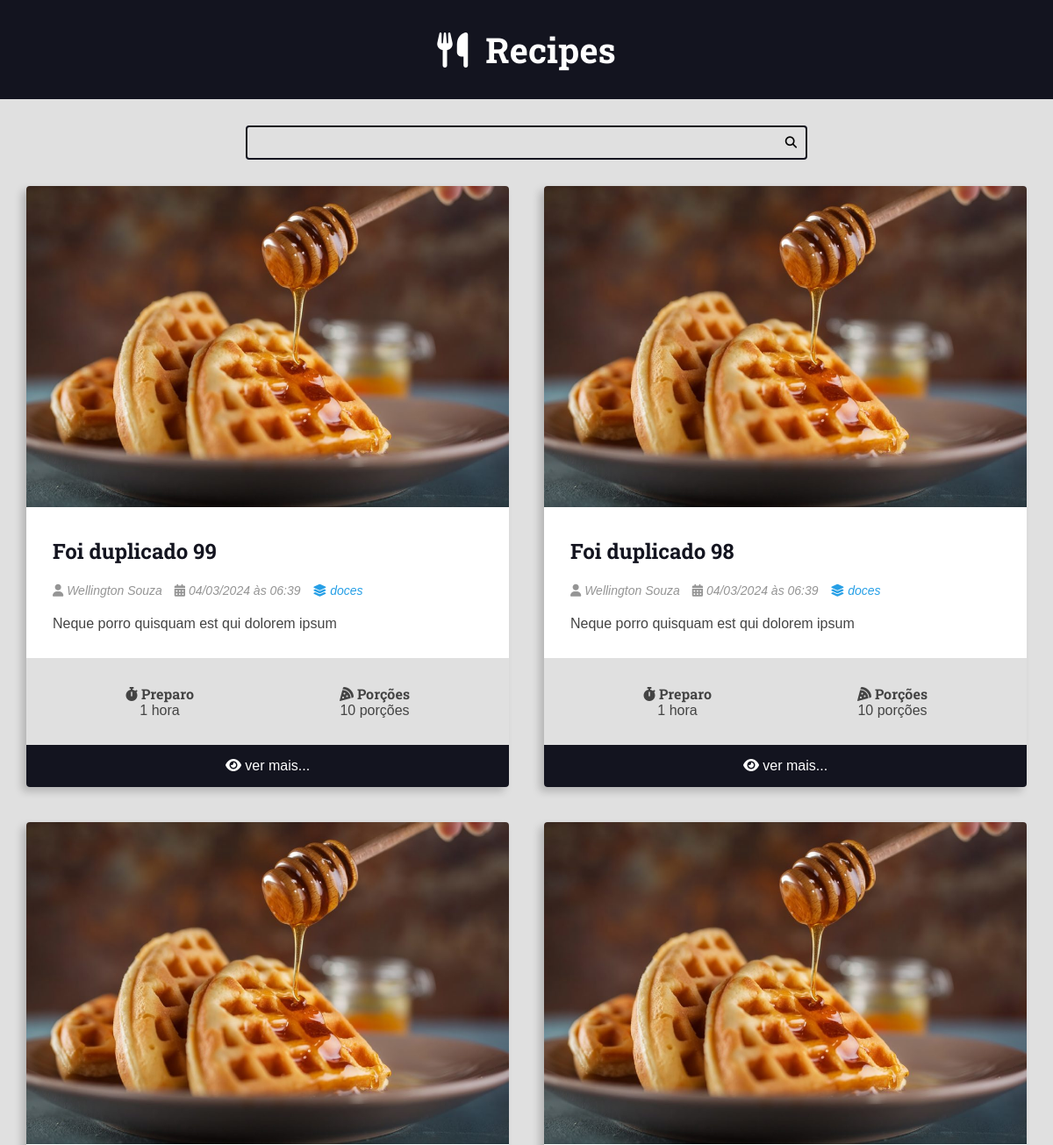
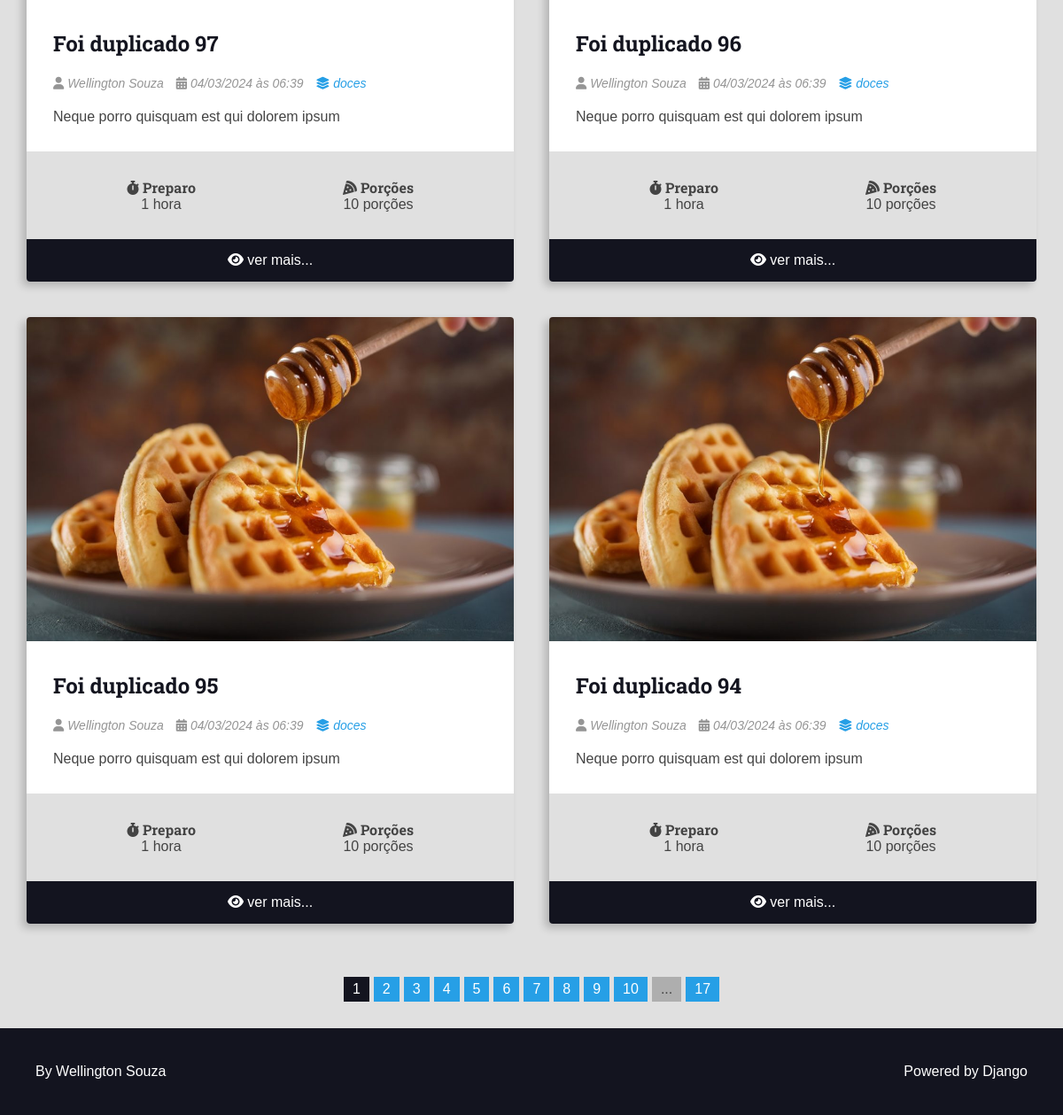
/receita/categoria/2/, run on the app's committed database (2 pictures, top to bottom).
### receitas/models.py (models this page shows, shortened)
class Receita(models.Model):
    titulo = models.CharField(max_length=65)
    descricao = models.TextField(max_length=165)
    slug = models.SlugField(unique=True, max_length=65)
    tempo_preparo = models.IntegerField()
    tempo_preparo_unidade = models.CharField(max_length=65)
    qtd_porcoes = models.IntegerField()
    qtd_porcoes_unidade = models.CharField(max_length=65)
    modo_preparo = models.TextField()
    modo_preparo_e_html = models.BooleanField(default=False)
    criado_em = models.DateTimeField(auto_now_add=True)
    atualizado_em = models.DateTimeField(auto_now=True)
    publicada = models.BooleanField(default=False)
    imagem_cover = models.ImageField(upload_to='receitas/covers/%Y/%m/%d/', blank=True, default='')
    categoria = models.ForeignKey(Categoria, on_delete=models.SET_NULL, null=True, blank=True, default=None)
    autor = models.ForeignKey(User, on_delete=models.CASCADE)

class Categoria(models.Model):
    nome = models.CharField(max_length=100)
    criado_em = models.DateTimeField(auto_now_add=True)
    atualizado_em = models.DateTimeField(auto_now=True)

### receitas/views.py (the view)
# urls.py: path('receita/categoria/<int:categoria_id>/', views.categoria, name='categoria'),
def categoria(request, categoria_id):
    receitas = Receita.objects.filter(publicada=True, categoria__id=categoria_id).order_by('-id')
    pagina, escala_paginacao = fazer_paginacao(request, receitas, QTD_POR_PAGINA, NUMERO_PAGINACAO)
    if not pagina:
        return render(request, 'receitas/pages/404.html', context={
            'titulo': f'Categoria - Não encontrada.',
        }, status=404)
    categoria_nome = getattr(getattr(receitas.first(), 'categoria', None), 'nome', '404 - Sem Categoria')
    return render(request, 'receitas/pages/categoria.html', context={
        'receitas': pagina,
        'titulo': f'Categoria - {categoria_nome}',
        'escala_paginacao': escala_paginacao,
    }, status=200)

### utils/paginacao.py (called while the page is built)
def fazer_paginacao(request, queryset, qtd_por_pagina=12, numero_paginas=10):
    try:
        pagina_atual = int(request.GET.get('page', 1))
    except ValueError:
        pagina_atual = 1
    paginador = Paginator(queryset, qtd_por_pagina)
    pagina = paginador.get_page(pagina_atual)
    escala_paginacao = fazer_escala_paginacao(paginador.page_range, numero_paginas, pagina_atual)
    return pagina, escala_paginacao

### receitas/templates/receitas/pages/categoria.html (shortened to what this page needs)
{% extends "receitas/base.html" %}
{% block conteudo %}
  <div class="main-content main-content-list container">
    {% for receita in receitas %}
      {% include "receitas/partials/receita.html" %}
    {% endfor %}
  </div>
{% endblock conteudo %}

### receitas/templates/receitas/partials/receita.html (shortened to what this page needs)
<div class="recipe recipe-list-item">
  {% if receita.imagem_cover %}
    <div class="recipe-cover">
      <a href="{% url 'receitas:receita' receita.id %}">
        <img src="{{receita.imagem_cover.url}}" alt="Temporário">
      </a>
    </div>
  {% endif %}
  <div class="recipe-title-container">
    <a href="{% url 'receitas:receita' receita.id %}">
      <h2 class="recipe-title">{{receita.titulo}}</h2>
    </a>
  </div>
  <div class="recipe-author">
    <span class="recipe-author-item">
      <i class="fas fa-user"></i>
      {% if receita.autor.first_name %}
        {{receita.autor.first_name}} {{receita.autor.last_name}}
      {% else %}
        {{receita.autor.username}}
      {% endif %}
    </span>
    <span class="recipe-author-item">
      <i class="fas fa-calendar-alt"></i>
      {{receita.criado_em|date:'d/m/Y'}} às {{receita.criado_em|date:'H:i'}}
    </span>
    {% if receita.categoria is not None %}
      <span class="recipe-author-item">
        <a href="{% url 'receitas:categoria' receita.categoria.id %}">
          <i class="fas fa-layer-group"></i>
          <span>{{receita.categoria.nome}}</span>
        </a>
      </span>
    {% endif %}
  </div>
  <div class="recipe-content">
    {{receita.descricao}}
  </div>
  <div class="recipe-meta-container">
    <div class="recipe-meta recipe-preparation">
      <h3 class="recipe-meta-title"><i class="fas fa-stopwatch"></i> Preparo</h3>
      <div class="recipe-meta-text">
        {{receita.tempo_preparo}} {{receita.tempo_preparo_unidade}}
      </div>
    </div>
    <div class="recipe-meta recipe-servings">
      <h3 class="recipe-meta-title"><i class="fas fa-pizza-slice"></i> Porções</h3>
      <div class="recipe-meta-text">
        {{receita.qtd_porcoes}} {{receita.qtd_porcoes_unidade}}
      </div>
    </div>
  </div>
  {% if tag_detalhe is not True %}
    <footer class="recipe-footer">
      <a class="recipe-read-more button button-dark button-full-width" href="{% url 'receitas:receita' receita.id %}">
        <i class="fas fa-eye"></i>
        <span>ver mais...</span>
      </a>
    </footer>
  {% endif %}
</div>

### receitas/static/receitas/css/style.css (style rules this page uses)
:root { --color-primary: #269fe6; --color-primary-hover: #2086c2; --color-primary-dark: #13141f; --color-primary-dark-hover: #212336; --color-primary-light: #d4ecfa; --color-primary-light-hover: #bdd8e7; --color-white: #fff; --color-black: #000; --color-dark-text: #444; --color-info-light: #cce5ff; --color-debug-light: #cce5ff; --color-success-light: #d4edda; --color-alert-light: #fff3cd; --color-warning-light: #fff3cd; --color-error-light: #f8d7da; --color-info-dark: #4d86c4; --color-debug-dark: #4d86c4; --color-success-dark: #4a9c5d; --color-alert-dark: #927f40; --color-warning-dark: #927f40; --color-error-dark: #da525d; --color-gray-0: #f9f9f9; --color-gray-1: #e0e0e0; --color-gray-2: #c7c7c7; --color-gray-3: #aeaeae; --color-gray-4: #959595; --color-gray-5: #7d7d7d; --color-gray-6: #646464; --color-gray-7: #4b4b4b; --color-gray-8: #323232; --color-gray-9: #191919; --font-primary: sans-serif; --font-headings: 'Roboto Slab', serif; --spacing-gutter-medium: 3rem; --spacing-gutter-large: 4rem; }
* { padding: 0; margin: 0; box-sizing: border-box; }
html { font-size: 62.5%; }
body { font-size: 1.6rem; font-family: var(--font-primary); background: var(--color-gray-1); color: var(--color-dark-text); min-height: 100vh; display: flex; flex-direction: column; }
h1, h2, h3, h4, h5, h6 { font-family: var(--font-headings); }
.container { max-width: 144rem; margin: 0 auto; padding: var(--spacing-gutter-medium); }
.main-content { padding-top: 0; }
.main-content-list { display: grid; grid-template-columns: repeat(auto-fit, minmax(340px, 1fr)); gap: var(--spacing-gutter-large); }
.recipe { background: var(--color-white); box-shadow: -5px 5px 10px rgba(0, 0, 0, .2); transform: scale(1); transition: all 300ms ease-in-out; border-radius: .4rem; overflow: hidden; }
.recipe img { max-width: 100%; }
.recipe-list-item { max-width: 64rem; height: fit-content; }
.recipe-title-container { padding: var(--spacing-gutter-medium); padding-bottom: 2rem; }
.recipe-title-container a { text-decoration: none; color: var(--color-primary-dark); }
.recipe-author { padding: 0 var(--spacing-gutter-medium); }
.recipe-content { padding: var(--spacing-gutter-medium); padding-top: 2rem; }
.recipe-author-item { color: var(--color-gray-4); margin-right: 1rem; font-style: italic; font-size: 1.4rem; }
.recipe-author a { color: var(--color-primary); transition: all 300ms ease-in-out; text-decoration: none; }
.recipe-meta-container { display: flex; flex-flow: row wrap; padding: var(--spacing-gutter-medium); background: var(--color-gray-1); }
.recipe-meta { display: flex; flex-flow: column nowrap; flex-shrink: 1; flex-grow: 1; text-align: center; }
.recipe-meta-title { font-size: 1.6rem; }
.recipe-footer a { background: var(--color-primary-dark); display: block; color: var(--color-white); text-decoration: none; text-align: center; padding: 1.5rem var(--spacing-gutter-medium); transition: all 300ms ease-in-out; }
@media (max-width: 1200px) { .main-content-list { grid-template-columns: auto auto; } }

### data on the page
Receita: imagem_cover (picture), titulo "Foi duplicado 99", autor.first_name "Wellington", autor.last_name "Souza", criado_em "04/03/2024", criado_em "06:39", categoria.nome "doces", descricao "Neque porro quisquam est qui dolorem ipsum", tempo_preparo "1", tempo_preparo_unidade "hora", qtd_porcoes "10", qtd_porcoes_unidade "porções"
Receita: imagem_cover (picture), titulo "Foi duplicado 98", autor.first_name "Wellington", autor.last_name "Souza", criado_em "04/03/2024", criado_em "06:39", categoria.nome "doces", descricao "Neque porro quisquam est qui dolorem ipsum", tempo_preparo "1", tempo_preparo_unidade "hora", qtd_porcoes "10", qtd_porcoes_unidade "porções"
Receita: imagem_cover (picture), titulo "Foi duplicado 97", autor.first_name "Wellington", autor.last_name "Souza", criado_em "04/03/2024", criado_em "06:39", categoria.nome "doces", descricao "Neque porro quisquam est qui dolorem ipsum", tempo_preparo "1", tempo_preparo_unidade "hora", qtd_porcoes "10", qtd_porcoes_unidade "porções"
Receita: imagem_cover (picture), titulo "Foi duplicado 96", autor.first_name "Wellington", autor.last_name "Souza", criado_em "04/03/2024", criado_em "06:39", categoria.nome "doces", descricao "Neque porro quisquam est qui dolorem ipsum", tempo_preparo "1", tempo_preparo_unidade "hora", qtd_porcoes "10", qtd_porcoes_unidade "porções"
Receita: imagem_cover (picture), titulo "Foi duplicado 95", autor.first_name "Wellington", autor.last_name "Souza", criado_em "04/03/2024", criado_em "06:39", categoria.nome "doces", descricao "Neque porro quisquam est qui dolorem ipsum", tempo_preparo "1", tempo_preparo_unidade "hora", qtd_porcoes "10", qtd_porcoes_unidade "porções"
Receita: imagem_cover (picture), titulo "Foi duplicado 94", autor.first_name "Wellington", autor.last_name "Souza", criado_em "04/03/2024", criado_em "06:39", categoria.nome "doces", descricao "Neque porro quisquam est qui dolorem ipsum", tempo_preparo "1", tempo_preparo_unidade "hora", qtd_porcoes "10", qtd_porcoes_unidade "porções"

### other printed values
{{ pagina }} "1" "2" "3" "4" "5" "6" "7" "8" "9" "10"
{{ escala_paginacao.total_paginas }} "17"
